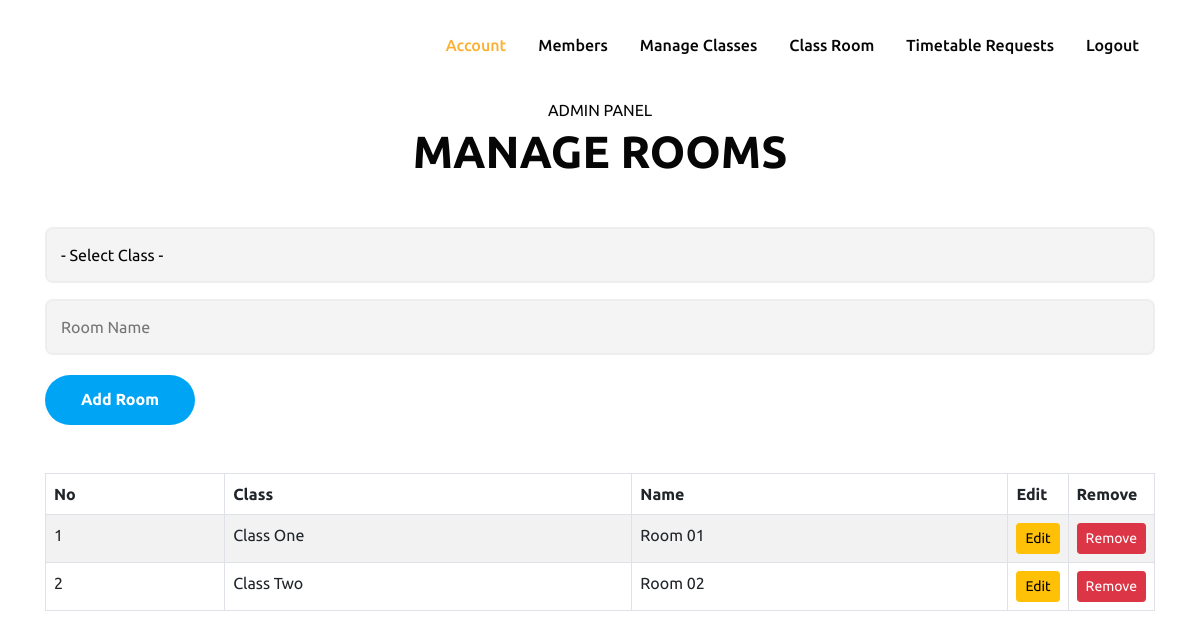
Screenshot of /admin_room.php (signed in) with the database file from the repository.
### tables this page shows
CREATE TABLE `class_room` (
  `id` int(11) NOT NULL,
  `class_id` varchar(255) NOT NULL,
  `name` varchar(255) NOT NULL
);

CREATE TABLE `class` (
  `id` int(11) NOT NULL,
  `name` varchar(255) NOT NULL
);

### admin_room.php (the view, shortened to what this page needs)
<?php include_once('header.php'); ?>
<?php include_once('nav_admin.php'); ?>
    <section class="w3l-contact py-5" id="contact">
        <div class="container py-md-5 py-4">
            <div class="title-main text-center mx-auto mb-md-5 mb-4" style="max-width:500px;">
                <p class="text-uppercase">ADMIN PANEL</p>
                <h3 class="title-style">MANAGE ROOMS</h3>
            </div>
            <div class="row contact-block">
                <div class="col-md-12 contact-right">
                <form method="post" class="signin-form">
                        <div class="input-grids">
                            <select name="class_id" class="form-control mb-3" required>
                                <option value disabled selected>- Select Class -</option>
                            </select>
                            <input type="text" name="name" placeholder="Room Name" class="contact-input" required="" />
                        </div>
                        <div class="text-start">
                            <button type="submit" name="add_btn" class="btn btn-style btn-style-3">Add Room</button>
                        </div>
                    </form>
                    <br><br>
                    <table class="table table-bordered table-striped">
                    <thead>
                        <tr>
                            <th>No</th>
                            <th>Class</th>
                            <th>Name</th>
                            <th width="10">Edit</th>
                            <th width="10">Remove</th>
                        </tr>
                    </thead>
                    <tbody>
                        <?php
                        $get_class = mysqli_query($db, "SELECT * FROM class_room");
                        if(mysqli_num_rows($get_class)){
                            $no = 0;
                            while($s = mysqli_fetch_assoc($get_class)){
                                $class_id = $s['class_id'];
                                $get_a = mysqli_query($db, "SELECT * FROM class WHERE id = '$class_id' ");
                                if(mysqli_num_rows($get_a)){
                                    $qq = mysqli_fetch_assoc($get_a);
                                    $class_name = $qq['name'];
                                }else{
                                    $class_name = "-";
                                }
                                $name = $s['name'];
                                $no++;
                                ?>
                                <tr>
                                    <td><?php echo $no; ?></td>
                                    <td><?php echo $class_name; ?></td>
                                    <td><?php echo $name; ?></td>
                                    <td>
                                        <a href="admin_room.php?edit=<?php echo $s['id']; ?>" class="btn btn-sm d-grid btn-warning">Edit</a>
                                    </td>
                                    <td>
                                        <a href="admin_room.php?remove=<?php echo $s['id']; ?>" class="btn btn-sm d-grid btn-danger">Remove</a>
                                    </td>
                                </tr>
                                <?php
                            }
                        }else{
                            echo "<td>No Class Found.</td>";
                        }
                        ?>
                    </tbody>
                    </table>
                </div>
            </div>
        </div>
    </section>

### rows the page displays
class_room: class.name "Class One", name "Room 01"
class_room: class.name "Class Two", name "Room 02"
